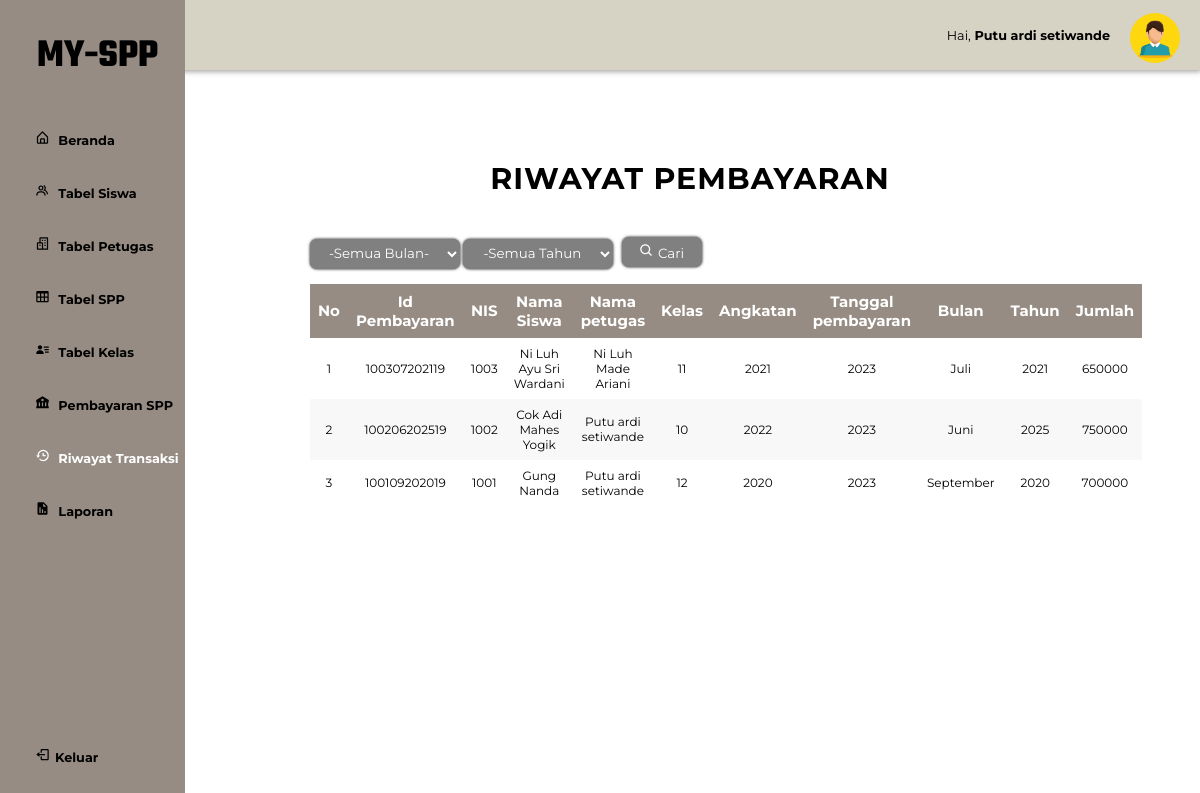
The app's page /admin/history.php (signed in) with its own data.
### tables this page shows
CREATE TABLE `pembayaran` (
  `No` int(10) NOT NULL,
  `IdPembayaran` varchar(13) NOT NULL,
  `Jumlah` float NOT NULL,
  `Tgl` date NOT NULL,
  `Tgl_Bayar` int(11) NOT NULL,
  `Nama_Siswa` varchar(35) NOT NULL,
  `Nama_Petugas` varchar(35) NOT NULL,
  `Angkatan` varchar(6) NOT NULL,
  `NIP` int(11) NOT NULL,
  `Nis` int(11) NOT NULL,
  `keterangan` varchar(15) NOT NULL
);

CREATE TABLE `siswa` (
  `NISN` int(11) NOT NULL,
  `Nama_Siswa` varchar(35) NOT NULL,
  `idkelas` int(10) NOT NULL,
  `Tlp` varchar(13) NOT NULL,
  `Nis` int(11) NOT NULL,
  `Password` varchar(255) NOT NULL,
  `Alamat` varchar(100) NOT NULL
);

CREATE TABLE `kelas` (
  `idkelas` int(11) NOT NULL,
  `idtarif` int(11) NOT NULL,
  `kelas` varchar(10) NOT NULL,
  `jurusan` varchar(30) NOT NULL
);

### config/php/backend.php (called while the page is built, shortened)
<?php
$konek = mysqli_connect('localhost', 'root', '', 'uk_spp');
function query($query)
{
  global $konek;
  $result = mysqli_query($konek, $query);
  $rows = [];
  while ($row = mysqli_fetch_assoc($result)) {
    $rows[] = $row;
  }
  return $rows;
}

### admin/history.php (the view, shortened to what this page needs)
<?php
require '../config/php/backend.php';
$nama = $_SESSION['nama'];
if (isset($_POST["cari"])) {
    if ($_POST['bulan'] == 'all' && $_POST['tahun'] == 'all') {
        $query =  query("SELECT MONTH(pembayaran.Tgl) as bulan ,Year(pembayaran.Tgl) as tahun, IdPembayaran, Jumlah,Tgl,Nama_Petugas,Nis, siswa.Nama_Siswa , siswa.idkelas, pembayaran.Jumlah, pembayaran.Angkatan, kelas.kelas,pembayaran.Tgl_Bayar FROM pembayaran inner join siswa using(Nis) inner join kelas using(idkelas) ORDER BY No DESC");
    } elseif ($_POST['tahun'] == 'all') {
        $bulanvald = $_POST['bulan'];
        $query =  query("SELECT MONTH(pembayaran.Tgl) as bulan ,Year(pembayaran.Tgl) as tahun, IdPembayaran, Jumlah,Tgl,Nama_Petugas,Nis, siswa.Nama_Siswa , siswa.idkelas, pembayaran.Jumlah, pembayaran.Angkatan, kelas.kelas,pembayaran.Tgl_Bayar FROM pembayaran inner join siswa using(Nis) inner join kelas using(idkelas) WHERE MONTH(pembayaran.Tgl) = '$bulanvald' ORDER BY No DESC");
    } elseif ($_POST['bulan'] == 'all') {
        $tahunvald = $_POST['tahun'];
        $query =  query("SELECT MONTH(pembayaran.Tgl) as bulan ,Year(pembayaran.Tgl) as tahun, IdPembayaran, Jumlah,Tgl,Nama_Petugas,Nis, siswa.Nama_Siswa , siswa.idkelas, pembayaran.Jumlah, pembayaran.Angkatan, kelas.kelas,pembayaran.Tgl_Bayar FROM pembayaran inner join siswa using(Nis) inner join kelas using(idkelas) WHERE YEAR(pembayaran.Tgl) = '$tahunvald' ORDER BY No DESC");
    } else {
        $tahunvald = $_POST['tahun'];
        $bulanvald = $_POST['bulan'];
        $query =  query("SELECT MONTH(pembayaran.Tgl) as bulan ,Year(pembayaran.Tgl) as tahun, IdPembayaran, Jumlah,Tgl,Nama_Petugas,Nis, siswa.Nama_Siswa , siswa.idkelas, pembayaran.Jumlah, pembayaran.Angkatan, kelas.kelas,pembayaran.Tgl_Bayar FROM pembayaran inner join siswa using(Nis) inner join kelas using(idkelas) WHERE YEAR(pembayaran.Tgl) = '$tahunvald' AND MONTH(pembayaran.Tgl) = '$bulanvald' ORDER BY No DESC");
    }
} else {
    $query =  query("SELECT MONTH(pembayaran.Tgl) as bulan ,Year(pembayaran.Tgl) as tahun, IdPembayaran, Jumlah,Tgl,Nama_Petugas,Nis, siswa.Nama_Siswa , siswa.idkelas, pembayaran.Jumlah, pembayaran.Angkatan, kelas.kelas,pembayaran.Tgl_Bayar FROM pembayaran inner join siswa using(Nis) inner join kelas using(idkelas) ORDER BY No DESC");
}
?>
<!DOCTYPE html>
<html lang="en">
<head>
    <link rel="stylesheet" href="../style/asidenav.css">
    <link rel="stylesheet" href="../style/table.css">
</head>
<body>
    <aside>
        <nav class="navbar">
            <div class="sidebar">
                <div class="logo">
                    <h1 class="a1">MY-<p>SPP</p>
                    </h1>
                </div>
                <div class="isi">
                    <ul>
                        <li>
                            <a href="./">
                                <img src="../assets/emoticon/svg/regular/bx-home-alt.svg" style="width:15px; height:15px; margin-right:5px;">
                                <b>Beranda</b>
                            </a>
                        </li>
                        <li>
                            <a href="./siswa.php"><img src="../assets/emoticon/svg/regular/bx-group.svg" style="width:15px; height:15px; margin-right:5px;">
                                <b>Tabel Siswa</b>
                            </a>
                        </li>
                        <li>
                            <a href="./pegawai.php">
                                <img src="../assets/emoticon/svg/regular/bx-buildings.svg" style="width:15px; height:15px; margin-right:5px;">
                                <b>Tabel Petugas</b>
                            </a>
                        </li>
                        <li>
                            <a href="./tarif.php">
                                <svg xmlns="http://www.w3.org/2000/svg" fill="curentcolor" viewBox="0 0 24 24">
                                    <path d="M4 21h15.893c1.103 0 2-.897 2-2V5c0-1.103-.897-2-2-2H4c-1.103 0-2 .897-2 2v14c0 1.103.897 2 2 2zm0-2v-5h4v5H4zM14 7v5h-4V7h4zM8 7v5H4V7h4zm2 12v-5h4v5h-4zm6 0v-5h3.894v5H16zm3.893-7H16V7h3.893v5z" />
                                </svg>
                                <b>Tabel SPP</b>
                            </a>
                        </li>
                        <li>
                            <a href="./kelas.php">
                                <img src="../assets/emoticon/svg/solid/bxs-user-detail.svg" style="width:15px; height:15px; margin-right:5px;">
                                <b>Tabel Kelas</b>
                            </a>
                        </li>
                        <li>
                            <a href="./pembayaran.php">
                                <svg xmlns="http://www.w3.org/2000/svg" fill="curentcolor" viewBox="0 0 24 24">
                                    <path d="M2 8v4.001h1V18H2v3h16l3 .001V21h1v-3h-1v-5.999h1V8L12 2 2 8zm4 10v-5.999h2V18H6zm5 0v-5.999h2V18h-2zm7 0h-2v-5.999h2V18zM14 8a2 2 0 1 1-4.001-.001A2 2 0 0 1 14 8z" />
                                </svg>
                                <b>Pembayaran SPP</b>
                            </a>
                        </li>
                        <li>
                            <a class="active" href="./history.php">
                                <b>Riwayat Transaksi</b>
                            </a>
                        </li>
                        <li>
                            <a href="./laporan.php">
                                <img src="../assets/emoticon/svg/solid/bxs-report.svg" style="width:15px; height:15px; margin-right:5px;">
                                <b>Laporan</b>
                            </a>
                        </li>
                    </ul>
                </div>
                <div class="logout">
                    <a href="../config/php/logout.php"><img src="../assets/emoticon/svg/regular/bx-log-out.svg" style="width:15px; height:15px; margin-right:5px;"><b>Keluar</b></a>
                </div>
            </div>
        </nav>
        <div class="nav-profile">
            <ul>
                <li>
                    <div class="profile">
                        <div class="nama">
                            <span style="float:left; margin-top:5px;">
                                <p>Hai,<b> <?= $nama ?></b></p>
                            </span>
                        </div>
                        <span>
                            <a href="#" id="profile-menu">
                                <img class="gbr" src="../assets/img/user.jpg">
                            </a>
                        </span>
                    </div>
                </li>
            </ul>
        </div>
    </aside>
    <div class="table">
        <h2>Riwayat Pembayaran</h2>
        <div class="table-wrapper">
            <table class="fl-table">
                <div class="form-cari">
                    <form action="" name="formcri" method="POST">
                        <select id="bulan" name="bulan" class="select-bulan">
                            <option selected value="all">-Semua Bulan-</option>
                        </select>
                        <select name="tahun" class="select-tahun">
                            <option selected value="all">-Semua Tahun</option>
                        </select>
                        <button type="submit" name="cari" class="tombol-cari">
                            Cari
                        </button>
                    </form>
                </div>
                <thead>
                    <tr>
                        <th>No</th>
                        <th>Id Pembayaran</th>
                        <th>NIS</th>
                        <th>Nama Siswa</th>
                        <th>Nama petugas</th>
                        <th>Kelas</th>
                        <th>Angkatan</th>
                        <th>Tanggal pembayaran</th>
                        <th>Bulan</th>
                        <th>Tahun</th>
                        <th>Jumlah</th>
                    </tr>
                </thead>
                <tbody>
                    <?php $i = 1; ?>
                    <?php foreach ($query as $row) :
                        $bulanIndo = [
                            '1' => 'Januari',
                            '2' => 'Februari',
                            '3' => 'Maret',
                            '4' => 'April',
                            '5' => 'Mei',
                            '6' => 'Juni',
                            '7' => 'Juli',
                            '8' => 'Agustus',
                            '9' => 'September',
                            '10' => 'Oktober',
                            '11' => 'November',
                            '12' => 'Desember',
                        ];
                        $vbulan = $row['bulan'];
                        $bulan = $bulanIndo["$vbulan"];
                    ?>
                        <tr>
                            <td><?= $i ?></td>
                            <td><?= $row['IdPembayaran'] ?></td>
                            <td><?= $row['Nis'] ?></td>
                            <td><?= $row['Nama_Siswa'] ?></td>
                            <td><?= $row['Nama_Petugas'] ?> </td>
                            <td><?= $row['kelas'] ?></td>
                            <td><?= $row['Angkatan'] ?></td>
                            <td><?= $row['Tgl_Bayar'] ?></td>
                            <td><?= $bulan ?></td>
                            <td><?= $row['tahun'] ?></td>
                            <td><?= $row['Jumlah'] ?></td>
                        </tr>
                        <?php $i++; ?>
                    <?php endforeach; ?>
            </table>
        </div>
    </div>
</body>
</html>

### style/asidenav.css (style rules this page uses)
:root { --primary: #968C83; --second: #D6D2C4; --text-color: black; --bg: white; }
* { font-family: 'Montserrat'; margin: 0; padding: 0; box-sizing: border-box; outline: none; border: none; text-decoration: none; }
body { background-color: var(--bg); }
.nav-profile { height: 70px; width: 100%; position: flex; background-color: var(--second); box-shadow: 1px 2px 5px #9a9999d1; justify-content: space-between; }
.nav-profile .profile { top: 8px; right: 20px; position: absolute; }
.nav-profile .profile .nama { margin-top: 15px; float: left; }
img.gbr { margin-top: 5px; margin-left: 20px; max-width: 50px; max-height: 50px; border-radius: 100%; }
.logo .a1 { float: left; font-size: 40px; margin-left: 20%; margin-top: 15%; text-align: center; font-family: 'Teko'; }
.logo .a1 p { float: right; margin-bottom: 10px; text-align: center; font-family: 'Teko'; }
.navbar .sidebar { height: 100%; width: 18%; background-color: var(--primary); display: flex; flex-direction: column; position: fixed; z-index: 99; }
ul { list-style-type: none; margin: 0; padding: 0; overflow: hidden; }
li { margin-top: 35px; margin-left: 35px; }
li a { text-decoration: none; color: var(--text-color); }
li a.active { fill: var(--bg) !important; color: var(--bg) !important; }
li a svg { margin-right: 5px; width: 15px; height: 15px; }
.logout a { color: var(--text-color); position: absolute; bottom: 35px; left: 35px; }
@media (min-width: 758px) { html { font-size: 80%; } }
@media (min-width: 758px) { .navbar .sidebar { height: 100%; width: 185px; left: 0; } }

### style/table.css (style rules this page uses)
:root { --head: #968C83; --child: #D6D2C4; --text: black; }
* { font-family: 'Montserrat'; box-sizing: border-box; -webkit-box-sizing: border-box; -moz-box-sizing: border-box; }
h2 { margin-top: 5%; text-align: center; margin-left: 15%; font-size: 30px; text-transform: uppercase; letter-spacing: 1px; color: rgb(0, 0, 0); padding: 30px 0; }
.table-wrapper { padding-left: 20%; margin: 10px 10px 50px 70px; }
.fl-table { border-radius: 5px; font-size: 15px; font-weight: normal; border: none; border-collapse: collapse; width: 90%; max-width: 100%; white-space: normal; background-color: white; }
.fl-table td, .fl-table th { text-align: center; padding: 8px; }
.fl-table td { font-size: 12px; }
.fl-table thead th { color: #ffffff; background: var(--head); }
.fl-table tr:nth-child(even) { background: #F8F8F8; }
.form-cari { position: relative; margin: 0 0 15px 0; }
.select-tahun { text-align: center; width: 150px; height: 30px; border-radius: 7px; background-color: grey; color: white; box-shadow: 0 0 3PX 0 black; }
.select-bulan { text-align: center; width: 150px; height: 30px; border-radius: 7px; background-color: grey; color: white; box-shadow: 0 0 3PX 0 black; }
.tombol-cari { text-align: center; width: 80px; margin-left: 5px; height: 30px; border-radius: 7px; background-color: grey; box-shadow: 0 0 3PX 0 black; color: white; cursor: pointer; }

### records on screen
pembayaran: IdPembayaran "100307202119", Nis "1003", Nis.Nama_Siswa "Ni Luh Ayu Sri Wardani", Nama_Petugas "Ni Luh Made Ariani", kelas.kelas "11", Angkatan "2021", Tgl_Bayar "2023", bulan "Juli", tahun "2021", Jumlah "650000"
pembayaran: IdPembayaran "100206202519", Nis "1002", Nis.Nama_Siswa "Cok Adi Mahes Yogik", Nama_Petugas "Putu ardi setiwande", kelas.kelas "10", Angkatan "2022", Tgl_Bayar "2023", bulan "Juni", tahun "2025", Jumlah "750000"
pembayaran: IdPembayaran "100109202019", Nis "1001", Nis.Nama_Siswa "Gung Nanda", Nama_Petugas "Putu ardi setiwande", kelas.kelas "12", Angkatan "2020", Tgl_Bayar "2023", bulan "September", tahun "2020", Jumlah "700000"

### other values on screen
$nama "Putu ardi setiwande"
